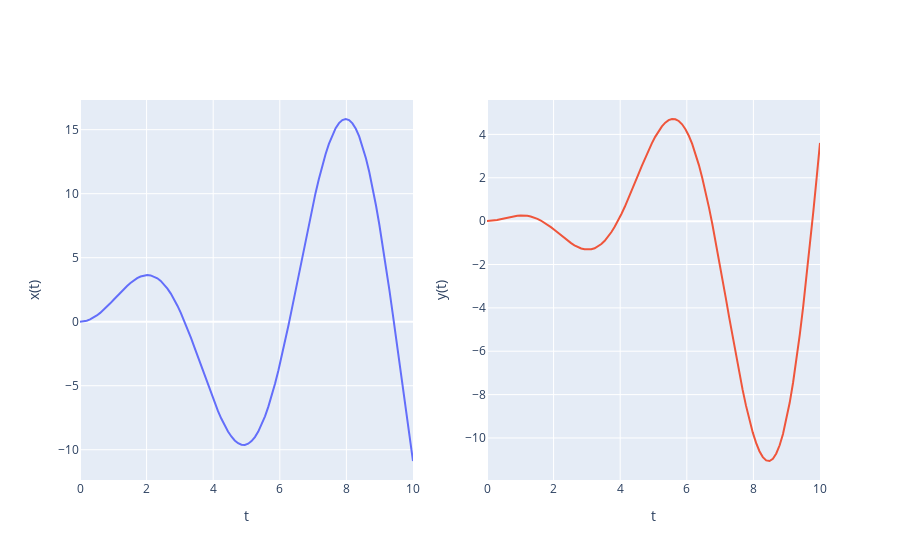

The notebook cell this image was saved under:
### Markdown cell above
Let's draw our input and response function using plotly.

### Code cell
from plotly.subplots import make_subplots
import plotly.graph_objects as go
import numpy as np
# you can play with this if you wish, this is the values of time we will use to generate the plots
# hint: linspace(start, end, number_of_points)
t_array = np.linspace(0, 10, 100) 

# draw the plots
fig = make_subplots(rows=1, cols=2)
fig.add_trace(
    go.Scatter(x=t_array, y=x_fun(t_array), name="x(t)"),
    row=1, col=1
)
fig.add_trace(
    go.Scatter(x=t_array, y=y_fun(t_array), name="y(t)"),
    row=1, col=2
)
# name the axes
fig.update_xaxes(title_text="t", row=1, col=1)
fig.update_xaxes(title_text="t", row=1, col=2)
fig.update_yaxes(title_text="x(t)", row=1, col=1)
fig.update_yaxes(title_text="y(t)", row=1, col=2)
# hide legend and show plot
fig.update_layout(showlegend=False)
fig.show()
